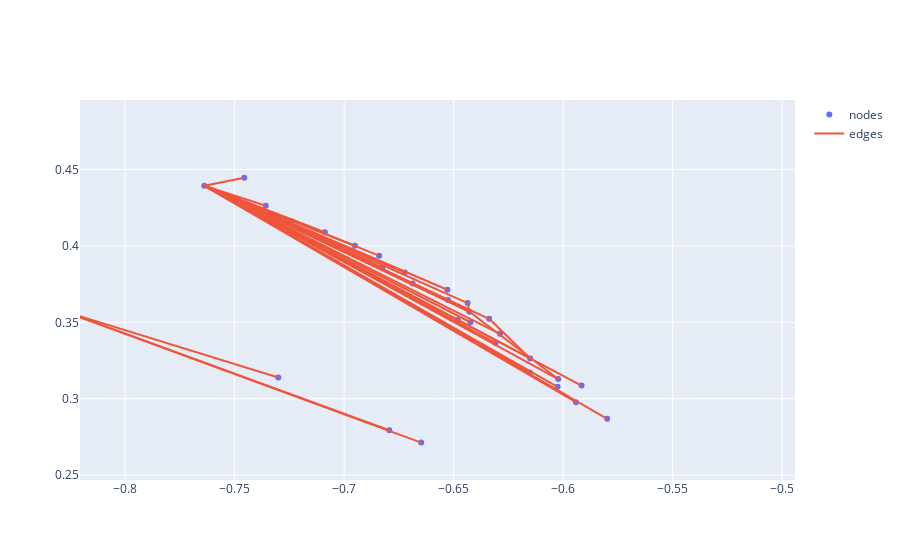

Source (notebook cell):
### Code cell
fig = go.Figure()
for name in traces:
    fig.add_trace(traces[name])
fig.update_layout(dict(height=1000))
fig.show()

### Figure 1 — Plotly figure (JSON) as saved in the notebook; plotly's stock layout.template omitted (floating-point values rounded to 4 significant figures; data arrays with more than 128 entries replaced by an {"elided": "..."} marker saying what was removed)
{"data": [{"mode": "markers", "name": "nodes", "type": "scatter", "x": {"elided": "440 float values"}, "y": {"elided": "440 float values"}}, {"mode": "lines", "name": "edges", "type": "scatter", "x": {"elided": "1907 float values"}, "y": {"elided": "1907 float values"}}], "layout": {"autosize": true, "xaxis": {"autorange": false, "range": [-0.8206, -0.4942], "type": "linear"}, "yaxis": {"autorange": false, "range": [0.2468, 0.4955], "type": "linear"}}}
